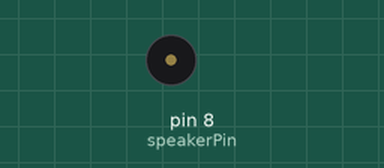
Recording of a sketch running on a simulated Arduino Uno, built with avr-gcc and run on an emulated ATmega328P. Shown: buzzer (waves = sounding).

Above: at 0.1 s.
Timing chart, 0 to 1.6 s (numbered marks = the images above):
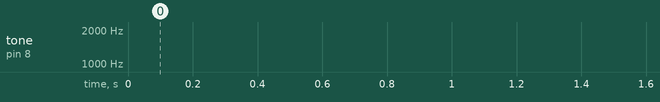

The sketch:

opdracht9_c.ino
```cpp
int speakerPin = 8;
int minfreq = 500;
int maxfreq = 2000;
int freq = 100;
int plus = 1;

void setup() {
  pinMode(speakerPin, OUTPUT);
}

void loop() {

  if(plus) {
    freq++;
  }
  else {
     freq--;
  }

  tone(speakerPin, freq);

  if(freq == minfreq) {
    plus = 1;
  }
  else if(freq==maxfreq) {
    plus = 0;
  }

  delay(1);


}
```
